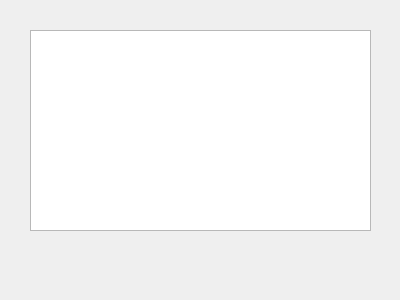
<?xml version="1.0" encoding="UTF-8"?>
<ui version="4.0">
 <class>ShowText</class>
 <widget class="QDialog" name="ShowText">
  <property name="geometry">
   <rect>
    <x>0</x>
    <y>0</y>
    <width>400</width>
    <height>300</height>
   </rect>
  </property>
  <property name="windowTitle">
   <string>Dialog</string>
  </property>
  <widget class="QTextBrowser" name="textOutput">
   <property name="geometry">
    <rect>
     <x>30</x>
     <y>30</y>
     <width>341</width>
     <height>201</height>
    </rect>
   </property>
  </widget>
 </widget>
 <resources/>
 <connections/>
</ui>
